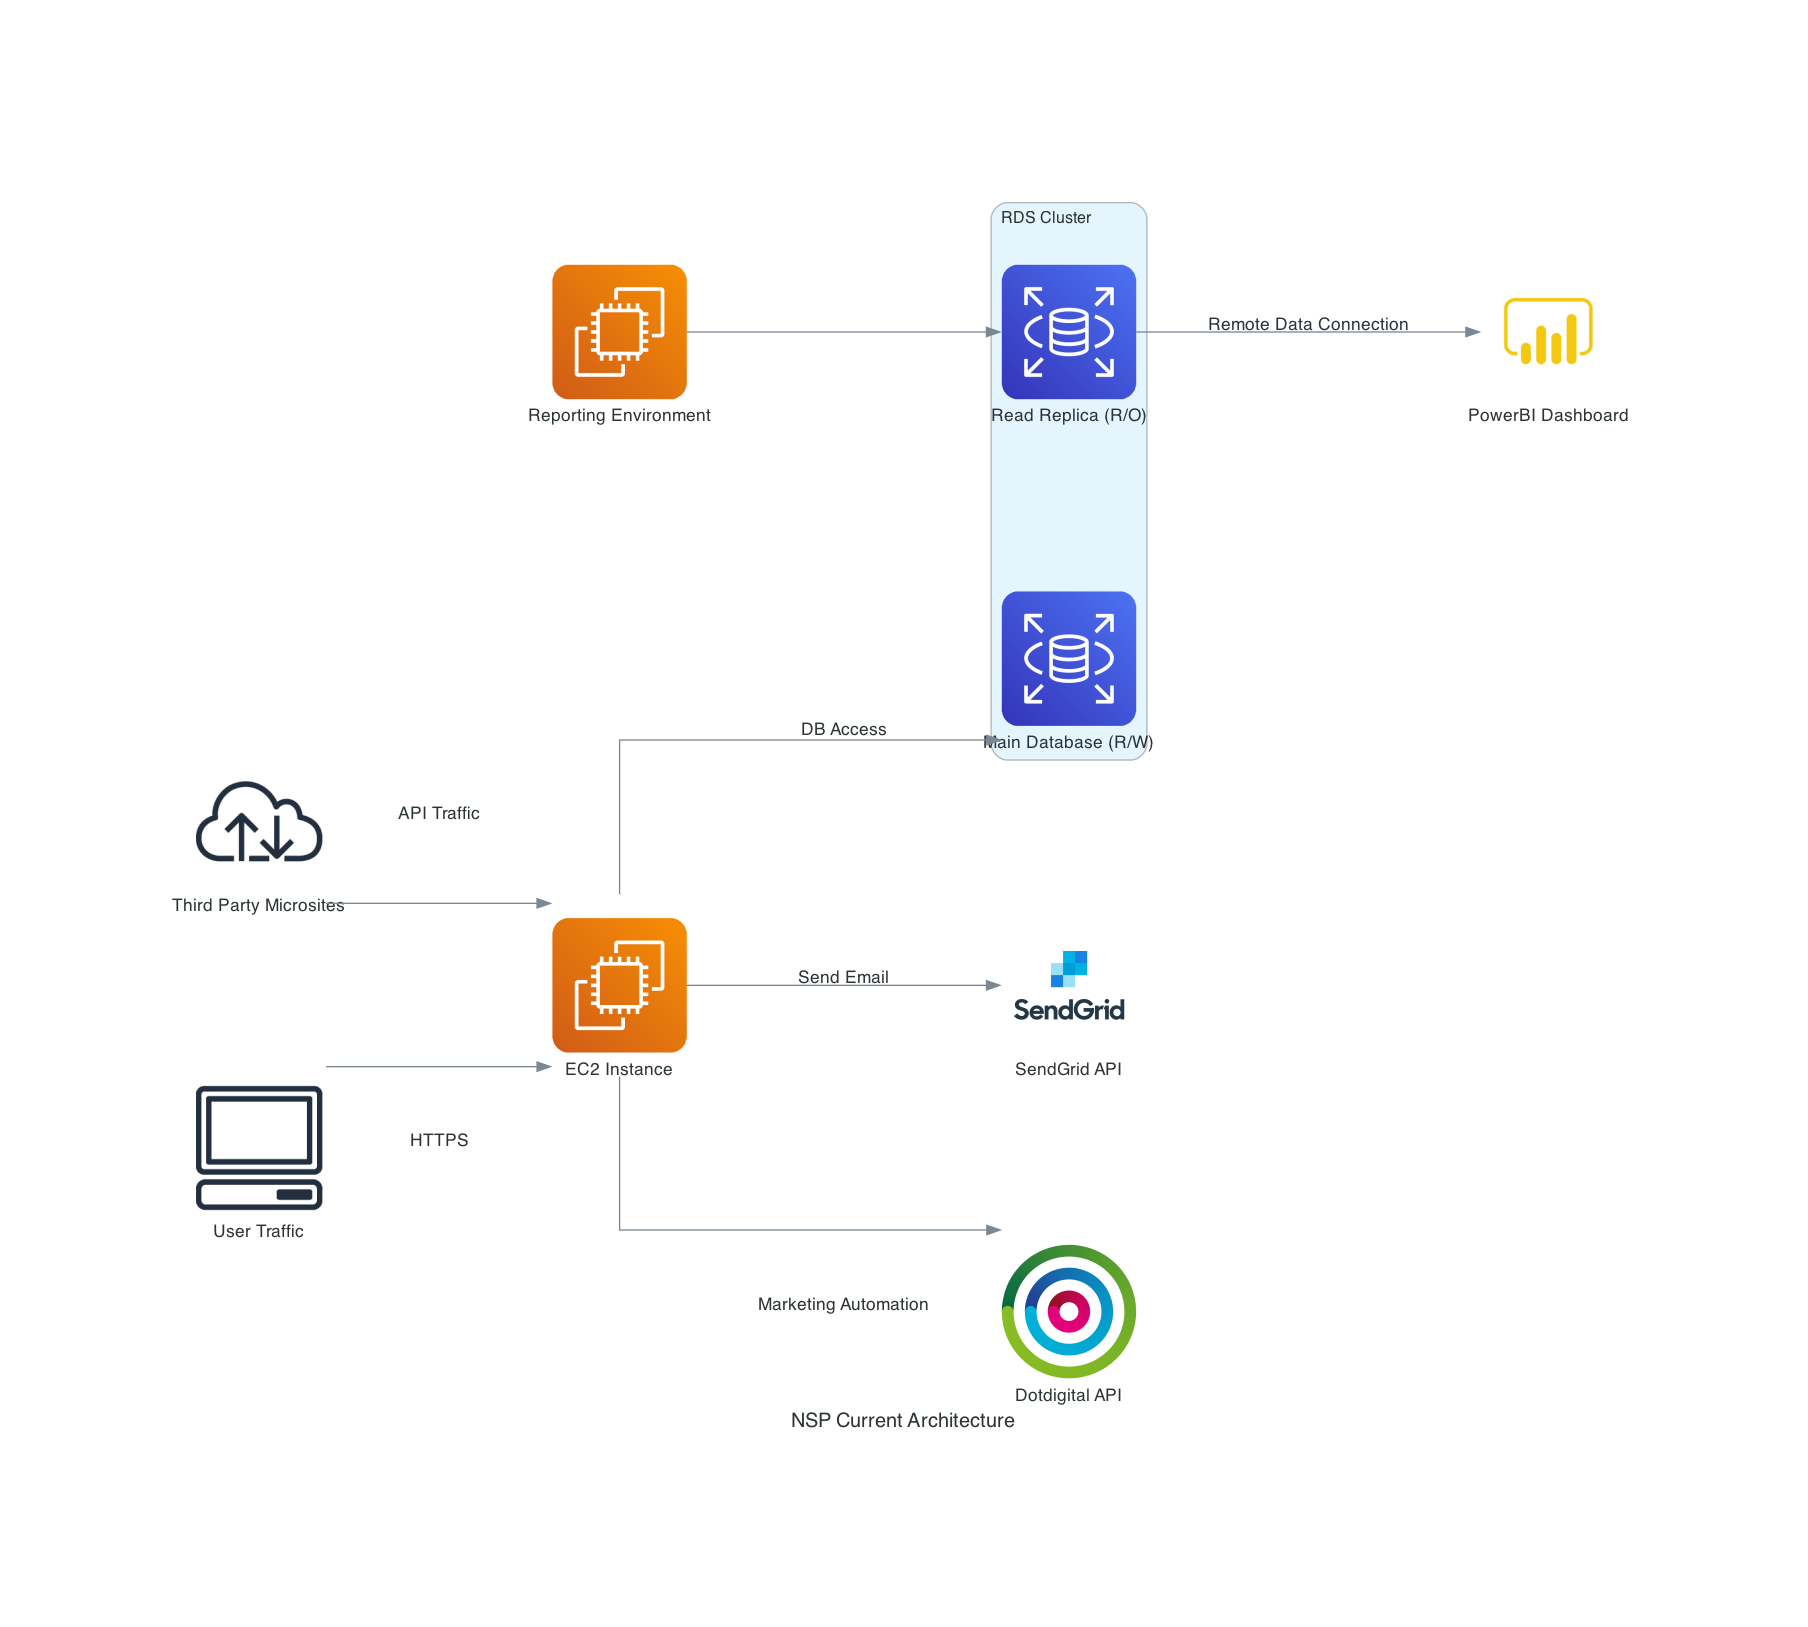

Reproduce this figure in Python.
from diagrams import Diagram, Cluster, Edge
from diagrams.aws.compute import EC2, AutoScaling
from diagrams.aws.network import ALB, InternetGateway, RouteTable, VPC
from diagrams.aws.database import RDS
from diagrams.aws.storage import EFS
from diagrams.aws.management import Cloudwatch
from diagrams.aws.security import WAF
from diagrams.onprem.vcs import Github
from diagrams.onprem.analytics import PowerBI
from diagrams.aws.general import Client
from diagrams.aws.devtools import Codebuild, Codecommit, Codedeploy
from diagrams.aws.database import ElasticacheForRedis
from diagrams.onprem.client import Client
from diagrams.custom import Custom  # Import Custom class
from diagrams.onprem.network import Internet

# Create a new diagram with left-to-right flow and increased spacing
graph_attrs = {
    "splines": "ortho",
    "nodesep": "1.5",
    "ranksep": "1.5",
}

with Diagram("NSP Current Architecture", show=True, direction="LR", graph_attr=graph_attrs):
    
    # API Connections from Third-Party Microsites to WAF (LHS)
    third_party_microsites = Internet("Third Party Microsites")
    
    # Web Access (LHS)
    client = Client("User Traffic")
    
    ec2_instance = EC2("EC2 Instance")
    third_party_microsites >> Edge(label="API Traffic") >> ec2_instance
    client >> Edge(label="HTTPS") >> ec2_instance
    
    # RDS Cluster
    with Cluster("RDS Cluster"):
        main_rds = RDS("Main Database (R/W)")
        read_replica_rds = RDS("Read Replica (R/O)")

    ec2_instance >> Edge(label="DB Access") >> main_rds
    
    # Reporting Environment
    reporting_app = EC2("Reporting Environment")
    reporting_app >> read_replica_rds

    # External connections to SendGrid and Dotdigital via Internet Gateway and Route Table (bottom)
    sendgrid_api = Custom("SendGrid API", "./sendgrid_logo.png")  # Custom node for SendGrid
    dotdigital_api = Custom("Dotdigital API", "./dotdigital_logo.png")  # Custom node for Dotdigital
    
    ec2_instance >> Edge(label="Send Email") >> sendgrid_api
    ec2_instance >> Edge(label="Marketing Automation") >> dotdigital_api

    # External connections
    power_bi = PowerBI("PowerBI Dashboard")
    read_replica_rds >> Edge(label="Remote Data Connection") >> power_bi
